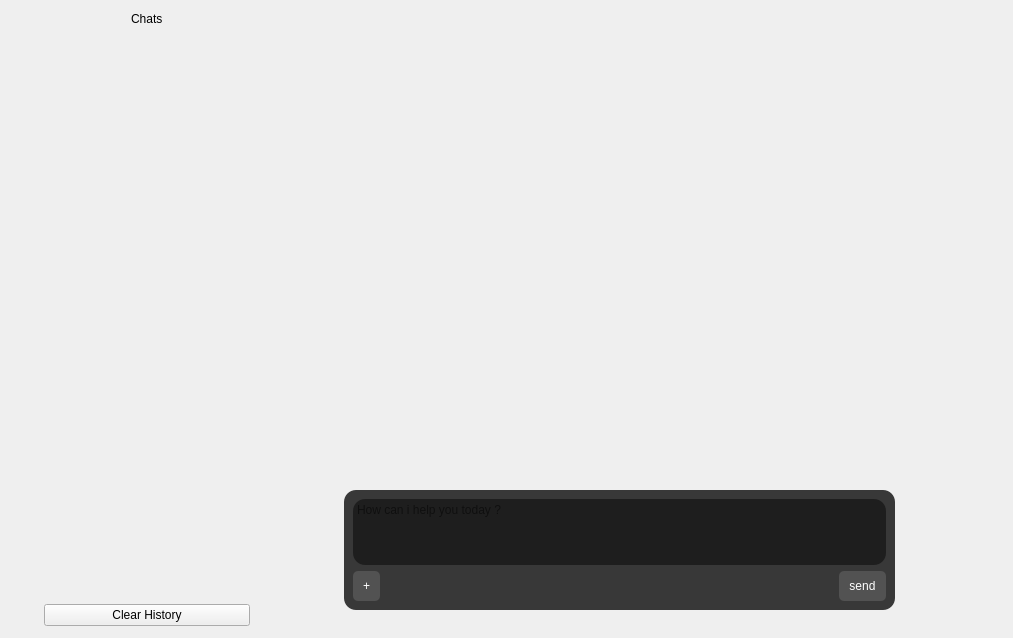
<?xml version="1.0" encoding="UTF-8"?>
<ui version="4.0">
 <class>Widget</class>
 <widget class="QWidget" name="Widget">
  <property name="geometry">
   <rect>
    <x>0</x>
    <y>0</y>
    <width>1013</width>
    <height>638</height>
   </rect>
  </property>
  <property name="windowTitle">
   <string>ChatGui</string>
  </property>
  <property name="layoutDirection">
   <enum>Qt::LayoutDirection::LeftToRight</enum>
  </property>
  <property name="styleSheet">
   <string notr="true">#mainFrame {
background:transparent;
border:none;
}
QScrollArea {
    border-radius: 18px;
    background: transparent;
    color: #FFFFFF;
}
QScrollBar:vertical {
    background: transparent;
    width: 8px;
    margin: 0 1px;
}

QScrollBar:vertical:hover,
QScrollBar:vertical:pressed {
    background: transparent;
	margin: 0 0px;
}

QScrollBar::handle:vertical {
    background-color: rgba(255, 255, 255, 130);
    border-radius: 3px;
    min-height: 25px;
    margin: 10px 0;
    width: 6px;
}
QScrollBar::handle:vertical:hover {
    background-color: rgba(255, 255, 255, 130);
    border-radius: 4px;
    min-height: 25px;
    margin: 10px 0;
    width: 8px;
}


QScrollBar::add-page:vertical,
QScrollBar::sub-page:vertical {
    background: transparent;
}

QScrollBar:horizontal {
    background: transparent;
    height: 8px;
    margin: 1px 0;
}

QScrollBar:horizontal:hover,
QScrollBar:horizontal:pressed {
    background: transparent;
	height:8px;
	margin: 0 0;
}

QScrollBar::handle:horizontal {
    background-color: rgba(255, 255, 255, 130);
    border-radius: 3px;
    min-width: 25px;
    margin: 0 10px;
    height: 7px;
}
QScrollBar::handle:horizontal:hover {
    background-color: rgba(255, 255, 255, 130);
    border-radius: 4px;
    min-width: 25px;
    margin: 0 10px;
    height: 8px;
}
QScrollBar::sub-line:vertical,
QScrollBar::add-line:vertical {
    height: 0px;
    border: none;
    background: none;
}

QScrollBar::sub-line:horizontal,
QScrollBar::add-line:horizontal {
    width: 0px;
    border: none;
    background: none;
}

QScrollBar::add-page:horizontal,
QScrollBar::sub-page:horizontal {
    background:transparent;
}
</string>
  </property>
  <layout class="QGridLayout" name="gridLayout">
   <property name="leftMargin">
    <number>0</number>
   </property>
   <property name="topMargin">
    <number>10</number>
   </property>
   <property name="rightMargin">
    <number>10</number>
   </property>
   <property name="bottomMargin">
    <number>10</number>
   </property>
   <property name="horizontalSpacing">
    <number>2</number>
   </property>
   <item row="0" column="0" rowspan="2">
    <widget class="QFrame" name="frame">
     <property name="minimumSize">
      <size>
       <width>30</width>
       <height>0</height>
      </size>
     </property>
     <property name="maximumSize">
      <size>
       <width>40</width>
       <height>16777215</height>
      </size>
     </property>
     <property name="frameShape">
      <enum>QFrame::Shape::NoFrame</enum>
     </property>
     <property name="frameShadow">
      <enum>QFrame::Shadow::Raised</enum>
     </property>
     <layout class="QVBoxLayout" name="verticalLayout_2">
      <property name="leftMargin">
       <number>0</number>
      </property>
      <property name="topMargin">
       <number>0</number>
      </property>
      <property name="rightMargin">
       <number>0</number>
      </property>
      <property name="bottomMargin">
       <number>0</number>
      </property>
      <item alignment="Qt::AlignmentFlag::AlignTop">
       <widget class="QPushButton" name="hidePanelButton">
        <property name="toolTip">
         <string>show/hide chats</string>
        </property>
        <property name="text">
         <string/>
        </property>
        <property name="icon">
         <iconset resource="Icons.qrc">
          <normaloff>:/Icons/collapselw.svg</normaloff>:/Icons/collapselw.svg</iconset>
        </property>
        <property name="iconSize">
         <size>
          <width>28</width>
          <height>28</height>
         </size>
        </property>
        <property name="checkable">
         <bool>true</bool>
        </property>
        <property name="checked">
         <bool>false</bool>
        </property>
        <property name="flat">
         <bool>true</bool>
        </property>
       </widget>
      </item>
      <item>
       <widget class="QPushButton" name="newchatButton">
        <property name="maximumSize">
         <size>
          <width>16777215</width>
          <height>16777215</height>
         </size>
        </property>
        <property name="toolTip">
         <string>new chat</string>
        </property>
        <property name="text">
         <string/>
        </property>
        <property name="icon">
         <iconset resource="Icons.qrc">
          <normaloff>:/Icons/editw.svg</normaloff>:/Icons/editw.svg</iconset>
        </property>
        <property name="iconSize">
         <size>
          <width>24</width>
          <height>24</height>
         </size>
        </property>
        <property name="flat">
         <bool>true</bool>
        </property>
       </widget>
      </item>
      <item>
       <widget class="QPushButton" name="hidePanelButton_2">
        <property name="toolTip">
         <string>search chat</string>
        </property>
        <property name="text">
         <string/>
        </property>
        <property name="icon">
         <iconset resource="Icons.qrc">
          <normaloff>:/Icons/searchw.svg</normaloff>:/Icons/searchw.svg</iconset>
        </property>
        <property name="iconSize">
         <size>
          <width>24</width>
          <height>24</height>
         </size>
        </property>
        <property name="flat">
         <bool>true</bool>
        </property>
       </widget>
      </item>
      <item>
       <spacer name="verticalSpacer_2">
        <property name="orientation">
         <enum>Qt::Orientation::Vertical</enum>
        </property>
        <property name="sizeHint" stdset="0">
         <size>
          <width>20</width>
          <height>40</height>
         </size>
        </property>
       </spacer>
      </item>
      <item>
       <widget class="QPushButton" name="settingsButton">
        <property name="toolTip">
         <string>connection settings</string>
        </property>
        <property name="text">
         <string/>
        </property>
        <property name="icon">
         <iconset resource="Icons.qrc">
          <normaloff>:/Icons/settingsw.svg</normaloff>:/Icons/settingsw.svg</iconset>
        </property>
        <property name="iconSize">
         <size>
          <width>28</width>
          <height>28</height>
         </size>
        </property>
        <property name="autoDefault">
         <bool>true</bool>
        </property>
        <property name="default">
         <bool>false</bool>
        </property>
        <property name="flat">
         <bool>true</bool>
        </property>
       </widget>
      </item>
     </layout>
    </widget>
   </item>
   <item row="0" column="1" rowspan="2">
    <widget class="QFrame" name="panelFrame">
     <property name="minimumSize">
      <size>
       <width>200</width>
       <height>0</height>
      </size>
     </property>
     <property name="maximumSize">
      <size>
       <width>210</width>
       <height>16777215</height>
      </size>
     </property>
     <property name="styleSheet">
      <string notr="true">QLabel{
	font: 12pt &quot;Noto Sans&quot;;
	background:transparent;
}
#titleLabel{
	font: 700 12pt &quot;Noto Sans&quot;;
background :transparent;
}</string>
     </property>
     <property name="frameShape">
      <enum>QFrame::Shape::NoFrame</enum>
     </property>
     <property name="frameShadow">
      <enum>QFrame::Shadow::Raised</enum>
     </property>
     <layout class="QVBoxLayout" name="vLayout">
      <property name="leftMargin">
       <number>2</number>
      </property>
      <property name="topMargin">
       <number>2</number>
      </property>
      <property name="rightMargin">
       <number>2</number>
      </property>
      <property name="bottomMargin">
       <number>2</number>
      </property>
      <item>
       <layout class="QHBoxLayout" name="horizontalLayout">
        <item alignment="Qt::AlignmentFlag::AlignHCenter">
         <widget class="QLabel" name="titleLabel">
          <property name="text">
           <string>Chats</string>
          </property>
         </widget>
        </item>
       </layout>
      </item>
      <item>
       <widget class="QScrollArea" name="scrollArea_2">
        <property name="horizontalScrollBarPolicy">
         <enum>Qt::ScrollBarPolicy::ScrollBarAlwaysOff</enum>
        </property>
        <property name="widgetResizable">
         <bool>true</bool>
        </property>
        <widget class="QWidget" name="historyDisplay">
         <property name="geometry">
          <rect>
           <x>0</x>
           <y>0</y>
           <width>206</width>
           <height>548</height>
          </rect>
         </property>
         <layout class="QVBoxLayout" name="historyLayout">
          <property name="spacing">
           <number>1</number>
          </property>
          <property name="leftMargin">
           <number>2</number>
          </property>
          <property name="topMargin">
           <number>2</number>
          </property>
          <property name="rightMargin">
           <number>2</number>
          </property>
          <property name="bottomMargin">
           <number>10</number>
          </property>
         </layout>
        </widget>
       </widget>
      </item>
      <item>
       <widget class="QPushButton" name="clearHistory">
        <property name="text">
         <string>Clear History</string>
        </property>
       </widget>
      </item>
     </layout>
    </widget>
   </item>
   <item row="0" column="2" rowspan="2" colspan="2">
    <widget class="QFrame" name="mainFrame">
     <property name="layoutDirection">
      <enum>Qt::LayoutDirection::RightToLeft</enum>
     </property>
     <property name="styleSheet">
      <string notr="true">#chatWidget{
background:transparent;
border:none;
border-radius:18px;
}
QStackedWidget{
border-radius:18px;
background:transparent;
border:none;
}
</string>
     </property>
     <property name="frameShape">
      <enum>QFrame::Shape::StyledPanel</enum>
     </property>
     <property name="frameShadow">
      <enum>QFrame::Shadow::Raised</enum>
     </property>
     <layout class="QGridLayout" name="gridLayout_3">
      <property name="leftMargin">
       <number>0</number>
      </property>
      <property name="topMargin">
       <number>0</number>
      </property>
      <property name="rightMargin">
       <number>0</number>
      </property>
      <property name="bottomMargin">
       <number>0</number>
      </property>
      <item row="0" column="0">
       <widget class="QScrollArea" name="scrollArea">
        <property name="sizePolicy">
         <sizepolicy hsizetype="Expanding" vsizetype="Preferred">
          <horstretch>0</horstretch>
          <verstretch>0</verstretch>
         </sizepolicy>
        </property>
        <property name="layoutDirection">
         <enum>Qt::LayoutDirection::LeftToRight</enum>
        </property>
        <property name="horizontalScrollBarPolicy">
         <enum>Qt::ScrollBarPolicy::ScrollBarAlwaysOff</enum>
        </property>
        <property name="widgetResizable">
         <bool>true</bool>
        </property>
        <widget class="QWidget" name="chatWidget">
         <property name="geometry">
          <rect>
           <x>0</x>
           <y>0</y>
           <width>749</width>
           <height>618</height>
          </rect>
         </property>
         <layout class="QGridLayout" name="gridLayout_5">
          <property name="leftMargin">
           <number>0</number>
          </property>
          <property name="topMargin">
           <number>0</number>
          </property>
          <property name="rightMargin">
           <number>0</number>
          </property>
          <property name="bottomMargin">
           <number>0</number>
          </property>
          <property name="spacing">
           <number>0</number>
          </property>
          <item row="0" column="0">
           <widget class="QStackedWidget" name="stackedWidget">
            <property name="styleSheet">
             <string notr="true"/>
            </property>
            <widget class="QWidget" name="page">
             <property name="styleSheet">
              <string notr="true"/>
             </property>
             <widget class="QFrame" name="textFrame">
              <property name="geometry">
               <rect>
                <x>90</x>
                <y>480</y>
                <width>551</width>
                <height>120</height>
               </rect>
              </property>
              <property name="maximumSize">
               <size>
                <width>16777215</width>
                <height>120</height>
               </size>
              </property>
              <property name="styleSheet">
               <string notr="true">QFrame{
background:rgb(56,56,56);
border-radius:12px;
border:none;
}
QTextEdit{
background:rgb(30,30,30);
}

QPushButton {
    border-radius: 5px;
    background-color: rgba(120, 120, 120, 0.4);
    padding-left: 10px;
    padding-right: 10px;
    color: rgb(255, 255, 255);
}

QPushButton:hover {
    background: #479EF5;
}

QPushButton:pressed {
    background-color: rgba(70, 158, 245, 0.6);
}</string>
              </property>
              <property name="frameShape">
               <enum>QFrame::Shape::StyledPanel</enum>
              </property>
              <property name="frameShadow">
               <enum>QFrame::Shadow::Raised</enum>
              </property>
              <layout class="QGridLayout" name="gridLayout_2">
               <item row="0" column="0" colspan="4">
                <widget class="QTextEdit" name="textEdit">
                 <property name="verticalScrollBarPolicy">
                  <enum>Qt::ScrollBarPolicy::ScrollBarAlwaysOff</enum>
                 </property>
                 <property name="horizontalScrollBarPolicy">
                  <enum>Qt::ScrollBarPolicy::ScrollBarAlwaysOff</enum>
                 </property>
                 <property name="lineWrapMode">
                  <enum>QTextEdit::LineWrapMode::WidgetWidth</enum>
                 </property>
                 <property name="placeholderText">
                  <string>How can i help you today ?</string>
                 </property>
                </widget>
               </item>
               <item row="1" column="1">
                <spacer name="horizontalSpacer">
                 <property name="orientation">
                  <enum>Qt::Orientation::Horizontal</enum>
                 </property>
                 <property name="sizeHint" stdset="0">
                  <size>
                   <width>40</width>
                   <height>20</height>
                  </size>
                 </property>
                </spacer>
               </item>
               <item row="1" column="3">
                <widget class="QPushButton" name="sendButton">
                 <property name="minimumSize">
                  <size>
                   <width>0</width>
                   <height>30</height>
                  </size>
                 </property>
                 <property name="text">
                  <string>send</string>
                 </property>
                </widget>
               </item>
               <item row="1" column="0">
                <widget class="QPushButton" name="pushButton_2">
                 <property name="minimumSize">
                  <size>
                   <width>0</width>
                   <height>30</height>
                  </size>
                 </property>
                 <property name="text">
                  <string>+</string>
                 </property>
                </widget>
               </item>
              </layout>
             </widget>
            </widget>
           </widget>
          </item>
         </layout>
        </widget>
       </widget>
      </item>
     </layout>
    </widget>
   </item>
  </layout>
 </widget>
 <resources>
  <include location="Icons.qrc"/>
 </resources>
 <connections/>
</ui>
